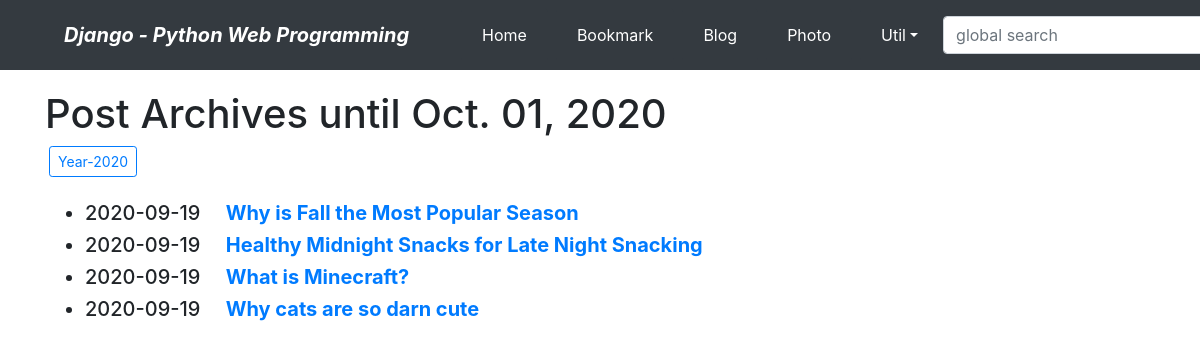
Page /blog/archive/ on the earlier database version.
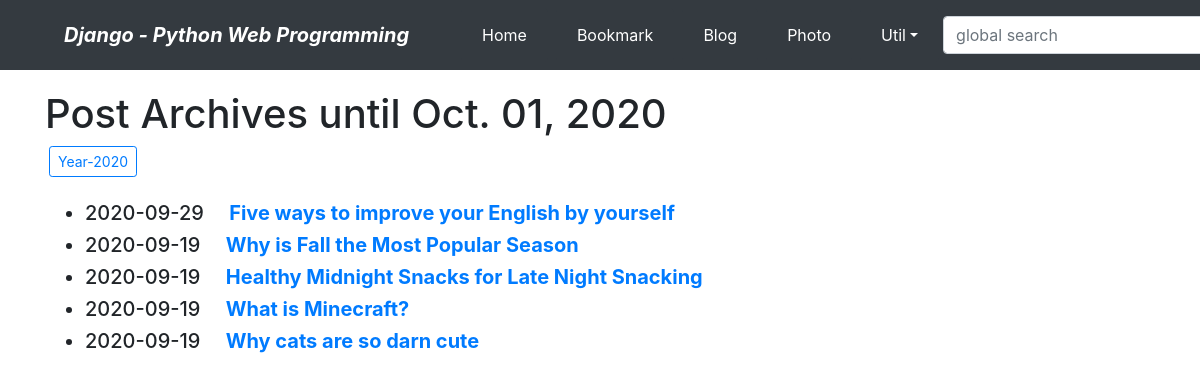
Same page on the later database version.
### blog/models.py (models this page shows, shortened)
class Post(models.Model):
    title = models.CharField(verbose_name = 'TITLE', max_length = 50)
    slug = models.SlugField('SLUG', unique = True, allow_unicode = True, help_text = 'one word for title alias.')
    description = models.CharField('DESCRIPTION', max_length = 100, blank = True, help_text = 'simple description text')
    content = models.TextField('CONTENT')
    create_dt = models.DateTimeField('CREATE DATE', auto_now_add = True)
    modify_dt = models.DateTimeField('MODIFY DATE', auto_now = True)
    tags = TaggableManager(blank = True)
    class Meta:
        verbose_name = 'post'
        verbose_name_plural = 'posts'
        db_table = 'blog_posts'
        ordering = ('-modify_dt',)
    def get_absolute_url(self):
        return reverse('blog:post_detail', args=(self.slug,))

### blog/views.py (the view)
# urls.py: path('archive/', views.PostAV.as_view(), name = 'post_archive'),
class PostAV(ArchiveIndexView):
    model = Post
    date_field = 'modify_dt'

### blog/templates/blog/post_archive.html (shortened to what this page needs)
{% extends "base.html" %}
{% block content %}
<h1>Post Archives until {% now "N d, Y" %}</h1>
    {% for date in date_list %}
        <a href = "{% url 'blog:post_year_archive' date|date:'Y' %}"
        class = "btn btn-outline-primary btn-sm mx-1">
            Year-{{ date|date:"Y" }}
        </a>
    {% endfor %}
<br><br>
<div>
    <ul>
        {% for post in object_list %}
        <li class="h5">
            {{ post.modify_dt|date:"Y-m-d" }}&emsp;
            <a href = "{{ post.get_absolute_url }}"><strong>{{ post.title }}</strong></a>
        </li>
        {% endfor %}
    </ul>
</div>
{% endblock %}

Differences in the rows shown:
added Post: modify_dt "2020-09-29", title "Five ways to improve your English by yourself"
